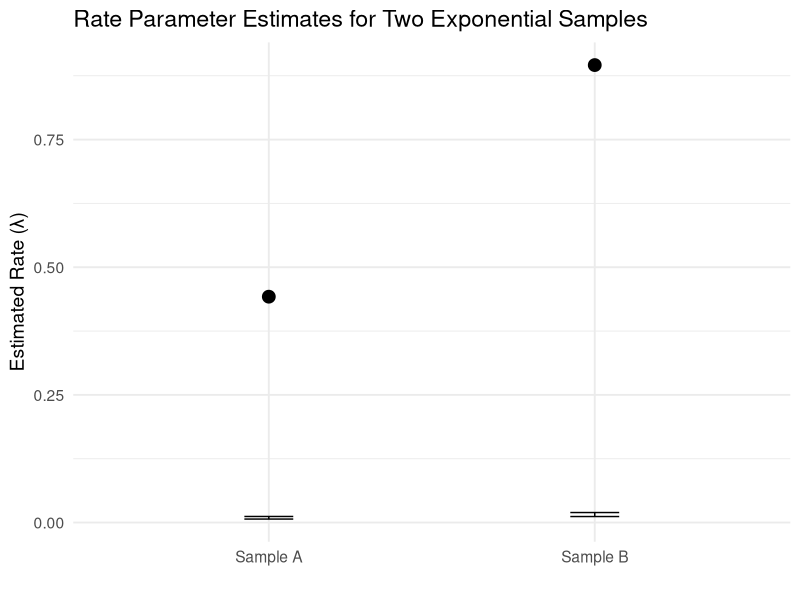

Write R code to recreate this figure.
## ---- chunk 1
set.seed(123)

### 1. Simulate data --------------------------------------------------------

n1 <- 50
n2 <- 60

lambda1_true <- 0.5      # true rate for sample A
lambda2_true <- 0.8      # true rate for sample B

sample1 <- rexp(n1, rate = lambda1_true)
sample2 <- rexp(n2, rate = lambda2_true)

### 2. Estimate rate parameters ---------------------------------------------

lambda1_hat <- 1 / mean(sample1)
lambda2_hat <- 1 / mean(sample2)

lambda1_hat
lambda2_hat

### 3. Confidence intervals for rate parameters ------------------------------

# Using Chi-square CI for exponential rate parameters
# CI: ( 2n / χ²_{2n,1-α/2} ,  2n / χ²_{2n,α/2} ) * (1 / ΣX)

alpha <- 0.05

# Function for CI
rate_CI <- function(sample) {
  n <- length(sample)
  sx <- sum(sample)
  lower <- 2*n / qchisq(1 - alpha/2, df = 2*n)
  upper <- 2*n / qchisq(alpha/2, df = 2*n)
  c(lower / sx, upper / sx)
}

ci1 <- rate_CI(sample1)
ci2 <- rate_CI(sample2)

ci1
ci2

### 4. Hypothesis test for equality of rate parameters -----------------------

# Under H0: λ1 = λ2 = λ, the pooled MLE is:
lambda_pooled <- (n1 + n2) / (sum(sample1) + sum(sample2))

# Likelihood ratio test statistic:
LR_stat <- -2 * (
  n1*log(lambda_pooled/lambda1_hat) +
  n2*log(lambda_pooled/lambda2_hat)
)

# Asymptotic chi-square with df = 1
p_value <- 1 - pchisq(LR_stat, df = 1)

LR_stat
p_value

### 5. Create data frame for visualization ----------------------------------

library(ggplot2)

df <- data.frame(
  Sample = c("Sample A", "Sample B"),
  Estimate = c(lambda1_hat, lambda2_hat),
  Lower = c(ci1[1], ci2[1]),
  Upper = c(ci1[2], ci2[2])
)

### 6. Plot error bars -------------------------------------------------------

ggplot(df, aes(x = Sample, y = Estimate)) +
  geom_point(size = 4) +
  geom_errorbar(aes(ymin = Lower, ymax = Upper), width = 0.15) +
  labs(
    title = "Rate Parameter Estimates for Two Exponential Samples",
    y = "Estimated Rate (λ)",
    x = ""
  ) +
  theme_minimal(base_size = 14)

### 7. Report summary --------------------------------------------------------

df
p_value
